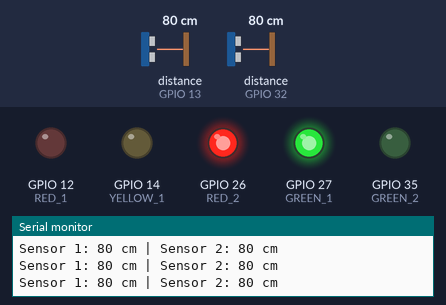
This sketch was run on a simulated ESP32. On the bench: output pins drawn as LEDs (lit = HIGH), the last lines printed to the serial monitor. Wiring (inferred from the names in the program): 2 × ultrasonic range finder: trigger GPIO 25, echo GPIO 13 / trigger GPIO 33, echo GPIO 32. Inputs (shaded band) come from the test bench; at power-on: distance to the obstacle (sensors on GPIO 13, GPIO 32) 80 cm. The echo pulse lasts 58.3 µs per cm; pins used as bus, display or sensor lines are not drawn.

Above: at 1.2 s.
1.3 s: distance to the obstacle (sensor on GPIO 13) set to 33 cm
2.8 s: distance to the obstacle (sensor on GPIO 13) set to 27 cm
At 3.5 s:
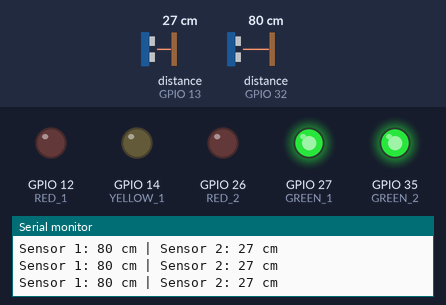
4.3 s: distance to the obstacle (sensor on GPIO 32) set to 32 cm
5.8 s: distance to the obstacle (sensor on GPIO 32) set to 28 cm
At 7.0 s:
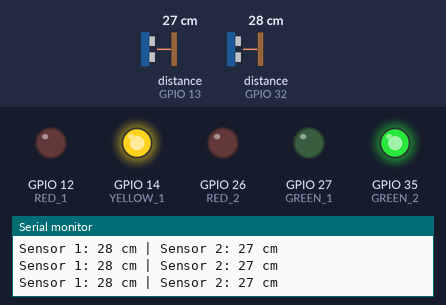
7.3 s: distance to the obstacle (sensor on GPIO 13) set to 35 cm
At 7.9 s:
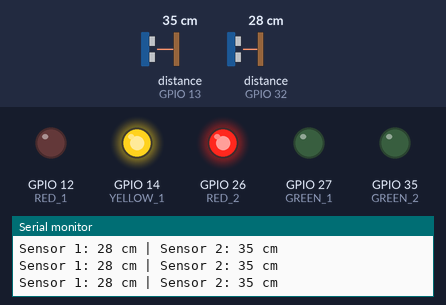
8.8 s: distance to the obstacle (sensor on GPIO 32) set to 6 cm
10.3 s: distance to the obstacle (sensor on GPIO 32) set to 3 cm
At 11.7 s:
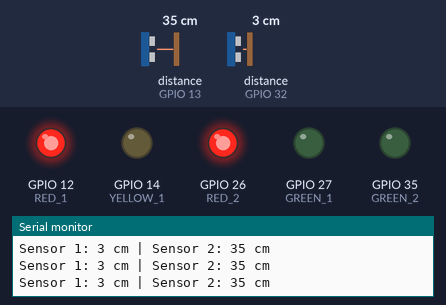
Timing chart, 0 to 12.8 s (numbered marks = the images above; inputs shaded):
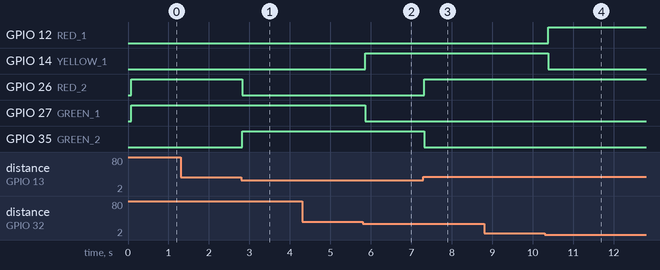

Measured:
- the behaviour switches between 30 and 29 cm on distance to the obstacle (sensor on GPIO 13) (found by bisection; images 0 and 1)
- the behaviour switches between 30 and 29 cm on distance to the obstacle (sensor on GPIO 32) (found by bisection; images 1 and 2)
- the behaviour switches between 5 and 4 cm on distance to the obstacle (sensor on GPIO 32) (found by bisection; images 3 and 4)
- after the input at 2.8 s, GPIO 26 (RED_2): HIGH → LOW at once; GPIO 35 (GREEN_2): LOW → HIGH at once
- after the input at 5.8 s, GPIO 14 (YELLOW_1): LOW → HIGH after 0.06 s; GPIO 27 (GREEN_1): HIGH → LOW after 0.06 s
- after the input at 7.3 s, GPIO 26 (RED_2): LOW → HIGH at once; GPIO 35 (GREEN_2): HIGH → LOW at once
- after the input at 10.3 s, GPIO 12 (RED_1): LOW → HIGH after 0.09 s; GPIO 14 (YELLOW_1): HIGH → LOW after 0.09 s

The sketch:

two_hc-sr04_with_led.ino
```cpp
// ! NÃO UTILIZAR PINO 35 E 34

#include <Arduino.h>

constexpr int maxRange = 30;
constexpr int minRange = 5;
constexpr int trigDelay = 10;
constexpr int numSamples = 5;

const int TRIG_1 = 33;
const int ECHO_1 = 32;
const int RED_1 = 12;
const int YELLOW_1 = 14;
const int GREEN_1 = 27;

const int TRIG_2 = 25;
const int ECHO_2 = 13;
const int RED_2 = 26;
const int GREEN_2 = 35;

long microSecondsToCentimeters(long microSeconds)
{
    return microSeconds / 29 / 2;
}

long singleReadCM(int trigPin, int echoPin)
{
    digitalWrite(trigPin, LOW);
    delayMicroseconds(2);
    digitalWrite(trigPin, HIGH);
    delayMicroseconds(trigDelay);
    digitalWrite(trigPin, LOW);
    long duration = pulseIn(echoPin, HIGH, 30000); // ? timeout de 30ms
    return microSecondsToCentimeters(duration);
}

long readDistanceAvgCM(int trigPin, int echoPin)
{
    long sum = 0;
    int validReads = 0;
    for (int i = 0; i < numSamples; i++)
    {
        long d = singleReadCM(trigPin, echoPin);
        if (d > 0 && d < 400)
        {
            sum += d;
            validReads++;
        }
        delay(2);
    }
    return (validReads > 0) ? sum / validReads : 0;
}

void setup()
{
    Serial.begin(9600);
    pinMode(TRIG_1, OUTPUT);
    pinMode(ECHO_1, INPUT);
    pinMode(RED_1, OUTPUT);
    pinMode(YELLOW_1, OUTPUT);
    pinMode(GREEN_1, OUTPUT);

    pinMode(TRIG_2, OUTPUT);
    pinMode(ECHO_2, INPUT);
    pinMode(RED_2, OUTPUT);
    pinMode(GREEN_2, OUTPUT);
}

void loop()
{
    long cm1 = readDistanceAvgCM(TRIG_1, ECHO_1);
    delay(10); // ? evitar interferência entre os sensores
    long cm2 = readDistanceAvgCM(TRIG_2, ECHO_2);

    Serial.println("Sensor 1: " + String(cm1) + " cm | Sensor 2: " + String(cm2) + " cm");

    // ? LED lógicos do Sensor 1
    if (cm1 >= maxRange)
    {
        digitalWrite(RED_1, LOW);
        digitalWrite(YELLOW_1, LOW);
        digitalWrite(GREEN_1, HIGH);
    }
    else if (cm1 >= minRange)
    {
        digitalWrite(RED_1, LOW);
        digitalWrite(GREEN_1, LOW);
        digitalWrite(YELLOW_1, HIGH);
    }
    else
    {
        digitalWrite(YELLOW_1, LOW);
        digitalWrite(GREEN_1, LOW);
        digitalWrite(RED_1, HIGH);
    }
    // ? LED lógicos do Sensor 2
    if (cm2 < maxRange && cm2 > 0)
    {
        digitalWrite(RED_2, LOW);
        digitalWrite(GREEN_2, HIGH);
    }
    else
    {
        digitalWrite(GREEN_2, LOW);
        digitalWrite(RED_2, HIGH);
    }

    delay(5);
}
```
